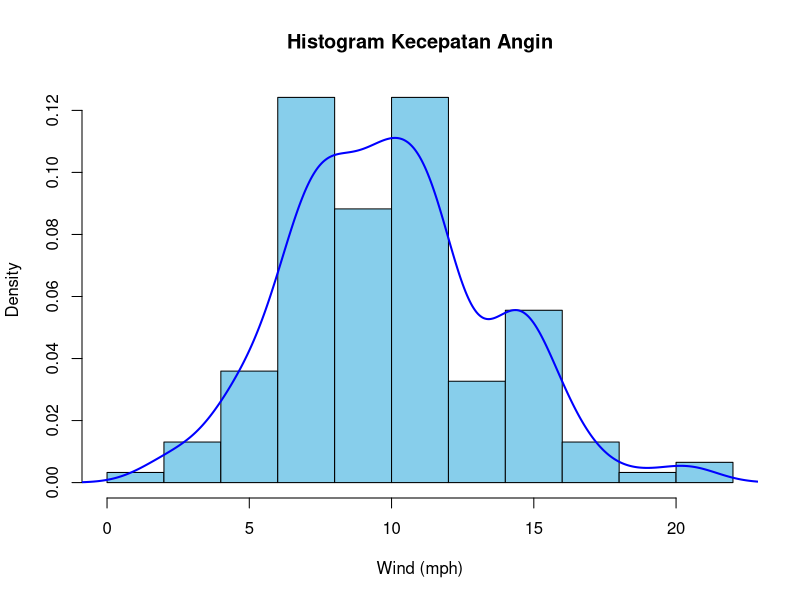
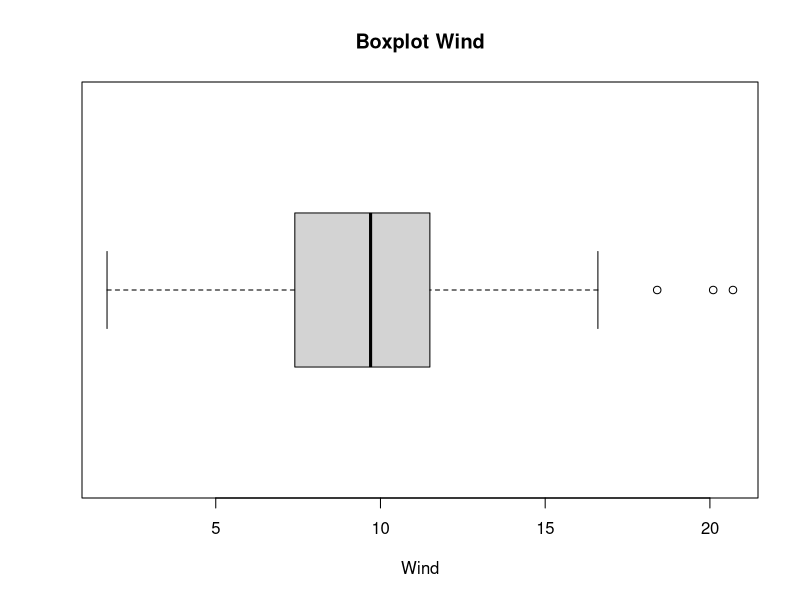
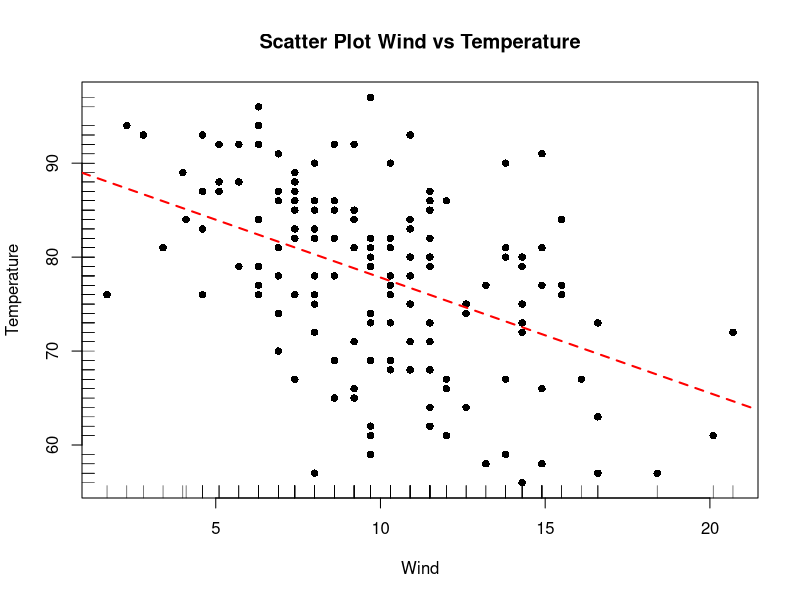

R code for these plots, in order:
## ---- chunk 1
knitr::opts_chunk$set(echo = TRUE)
## ---- chunk 2
airquality
## ---- chunk 3
dens <- density(airquality$Wind)

hist(airquality$Wind,
     probability = TRUE,
     main = "Histogram Kecepatan Angin", 
     xlab = "Wind (mph)", 
     col = "skyblue")

lines(dens, col = "blue", lwd = 2)
## ---- chunk 4
boxplot(airquality$Wind,
        horizontal = TRUE,
        main = "Boxplot Wind",
        xlab = "Wind")
## ---- chunk 5
stem(airquality$Wind)
## ---- chunk 6
plot(Temp ~ Wind,
     data = airquality,
     main = "Scatter Plot Wind vs Temperature",
     xlab = "Wind",
     ylab = "Temperature",
     pch = 16)

rug(airquality$Wind)            
rug(airquality$Temp,side = 2)


abline(lm(Temp ~ Wind, data = airquality), col = "red", lwd = 2, lty = 2)
